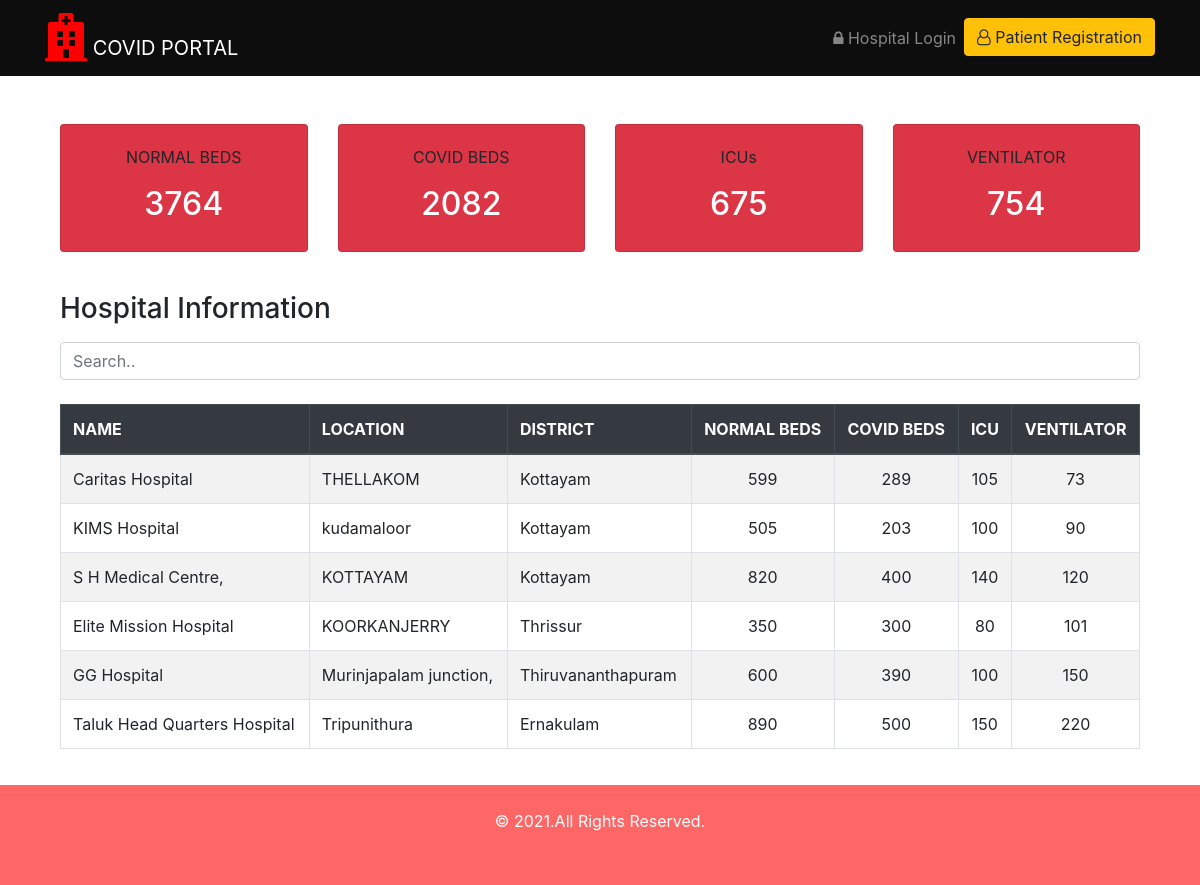
/beds/, run on the app's committed database.
### beds/models.py (models this page shows, shortened)
class Hospital(models.Model):
    sc = (
    ('gov', 'Government'),
    ('prv', 'Private')
    )
    name = models.CharField(max_length=50)
    location = models.CharField(max_length=50)
    district = models.CharField(max_length=2, choices=dt)
    phone = models.CharField(max_length=12)
    sector = models.CharField(max_length=3, choices=sc)
    covid_beds = models.IntegerField()
    normal_beds = models.IntegerField()
    icu_beds = models.IntegerField()
    ventilator = models.IntegerField()
    user = models.OneToOneField(User, on_delete=models.CASCADE, blank=True, null=True)

### beds/views.py (the view)
# urls.py: path('', views.index,name='index'),
def index(request):
    normal_beds = Hospital.objects.aggregate(total=Sum('normal_beds'))
    covid_beds = Hospital.objects.aggregate(total=Sum('covid_beds'))
    icu = Hospital.objects.aggregate(total=Sum('icu_beds'))
    ventilator = Hospital.objects.aggregate(total=Sum('ventilator'))
    page = request.GET.get('page', 1)
    hospital_list = Hospital.objects.all()
    paginator = Paginator(hospital_list, 10)
    try:
        hospitals = paginator.page(page)
    except PageNotAnInteger:
        hospitals = paginator.page(1)
    except EmptyPage:
        hospitals = paginator.page(paginator.num_pages)
    context = {
        'normal_beds': normal_beds,
        'covid_beds': covid_beds,
        'icu': icu,
        'ventilator': ventilator,
        'hospitals': hospitals
    }
    return render(request, 'beds/summary.html', context)

### beds/templates/beds/summary.html (shortened to what this page needs)
{% extends 'beds/index.html'%}
{% block content %}
<div class="container mt-4 pt-4 pb-4">
  <div class="card-deck">
    <div class="card bg-danger">
      <div class="card-body text-center">
        <p class="card-text"> NORMAL BEDS </p>
        <h2 class="text-white">{{ normal_beds.total }}</h2>
      </div>
    </div>
    <div class="card bg-danger">
      <div class="card-body text-center">
        <p class="card-text"> COVID BEDS </p>
        <h2 class="text-white">{{ covid_beds.total }}</h2>
      </div>
    </div>
    <div class="card bg-danger">
      <div class="card-body text-center">
        <p class="card-text"> ICUs </p>
        <h2 class="text-white">{{ icu.total }}</h2>
      </div>
    </div>
    <div class="card bg-danger">
      <div class="card-body text-center">
        <p class="card-text"> VENTILATOR </p>
        <h2 class="text-white">{{ ventilator.total }}</h2>
      </div>
    </div>
  </div>
</div>
<div class="container mt-3">
  <h3 class="mb-3">Hospital Information</h3>
  <input class="form-control" id="myInput" type="text" placeholder="Search..">
  <br>
  <table class="table table-bordered table-striped table-hover">
    <thead class="thead-dark">
      <tr>
        <th>NAME</th>
        <th>LOCATION</th>
        <th>DISTRICT</th>
        <th class="text-center">NORMAL BEDS</th>
        <th class="text-center">COVID BEDS</th>
        <th class="text-center">ICU</th>
        <th class="text-center">VENTILATOR</th>
      </tr>
    </thead>
    <tbody id="myTable">
      {% for hospital in hospitals %}
        <tr>
          <td>{{ hospital.name }}</td>
          <td>{{ hospital.location}}</td>
          <td>{{ hospital.get_district_display}}</td>
          <td class="text-center">{{ hospital.normal_beds}}</td>
          <td class="text-center">{{ hospital.covid_beds}}</td>
          <td class="text-center">{{ hospital.icu_beds}}</td>
          <td class="text-center">{{ hospital.ventilator}}</td>
        </tr>
      {% endfor %}
    </tbody>
  </table>
  <div style="height:120px;"></div>
</div>
{% endblock %}

### beds/templates/beds/index.html (shortened to what this page needs)
{% load static %}
<!DOCTYPE html>
<html lang="en">
<head>
   <link rel="stylesheet" href="https://use.fontawesome.com/releases/v5.6.3/css/all.css">
  <link rel="stylesheet" href="https://cdnjs.cloudflare.com/ajax/libs/font-awesome/4.7.0/css/font-awesome.min.css">
  <link rel="stylesheet" href="https://maxcdn.bootstrapcdn.com/bootstrap/4.5.2/css/bootstrap.min.css">
  <link rel="stylesheet" href="{% static 'beds/CSS/style.css'%}">
</head>
<body>
  <nav class="navbar navbar-expand-sm bg-hue navbar-dark">
    <div class="container">
    <a class="navbar-brand" href="#"><i class='fas fa-hospital' style='font-size:48px;color:red'></i> COVID PORTAL</a>
    {% if user.is_authenticated %}
    <ul class="navbar-nav">
          <li class="nav-item">
            <a class="nav-link" href="{% url 'index' %}"><i class="fa fa-home"></i> HOME </a>
          </li>
          <li class="nav-item">
            <a class="nav-link" href="{% url 'dashboard' %}"><i class="fa fa-dashboard"></i> DASHBOARD </a>
          </li>
         <li class="nav-item dropdown">
           <a class="nav-link dropdown-toggle" href="#" id="navbardrop" data-toggle="dropdown">
             <i class="fa fa-user-circle"></i> {{ user.username }}
           </a>
           <div class="dropdown-menu">
             <a class="dropdown-item" href="{% url 'logout' %}">Logut</a>
           </div>
         </li>
        </ul>
      {% else %}
      <ul class="navbar-nav">
        <li class="nav-item">
          <a class="nav-link" href="{% url 'login' %}"><i class="fa fa-lock"></i> Hospital Login</a>
        </li>
        <li class="nav-item">
          <a class="btn btn-warning" href="{% url 'patient_registration' %}"><i class="fa fa-user-o"></i> Patient Registration</a>
        </li>
      </ul>
      {% endif %}
  </nav>
<div class="container">
  {% block content %}
  {% endblock %}
</div>
<footer class="footer" style="position:fixed; bottom:0; width:100%;">
  <div class="container-fluid p-4">
    <p class="text-center">&copy; 2021.All Rights Reserved.</p>
</body>
</html>

### beds/static/beds/CSS/style.css (style rules this page uses)
.bg-hue { background-color: #0d0d0d; color: white; }
.footer { background-color: #ff6666; color: white; height: 100px; }

### data on the page
Hospital: name "Caritas Hospital", location "THELLAKOM", district "Kottayam", normal_beds "599", covid_beds "289", icu_beds "105", ventilator "73"
Hospital: name "KIMS Hospital", location "kudamaloor", district "Kottayam", normal_beds "505", covid_beds "203", icu_beds "100", ventilator "90"
Hospital: name "S H Medical Centre,", location "KOTTAYAM", district "Kottayam", normal_beds "820", covid_beds "400", icu_beds "140", ventilator "120"
Hospital: name "Elite Mission Hospital", location "KOORKANJERRY", district "Thrissur", normal_beds "350", covid_beds "300", icu_beds "80", ventilator "101"
Hospital: name "GG Hospital", location "Murinjapalam junction,", district "Thiruvananthapuram", normal_beds "600", covid_beds "390", icu_beds "100", ventilator "150"
Hospital: name "Taluk Head Quarters Hospital", location "Tripunithura", district "Ernakulam", normal_beds "890", covid_beds "500", icu_beds "150", ventilator "220"

### other printed values
{{ normal_beds.total }} "3764"
{{ covid_beds.total }} "2082"
{{ icu.total }} "675"
{{ ventilator.total }} "754"
